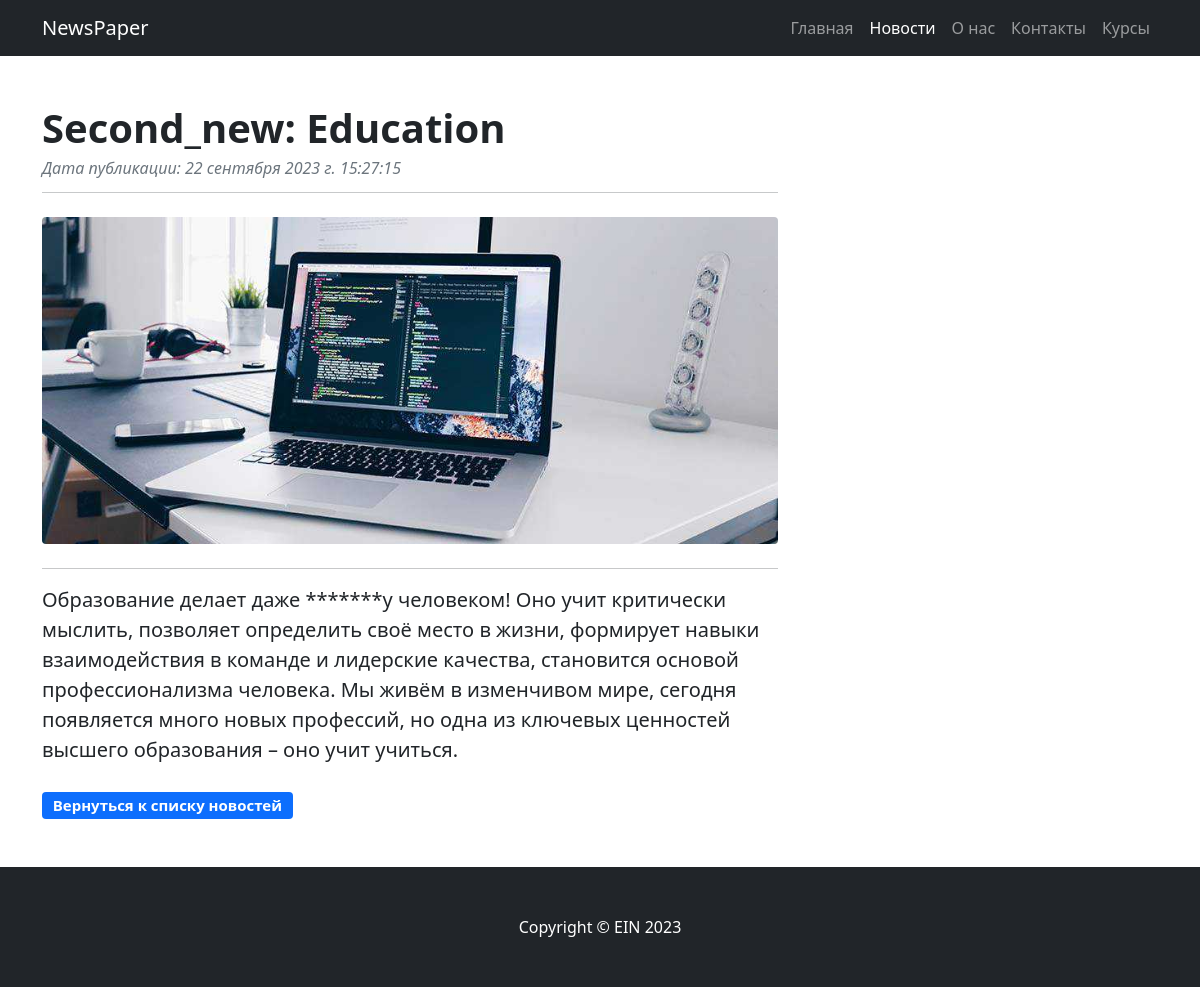
The page /news/2 on the database its author committed.
### newspaper/models.py (models this page shows, shortened)
class Post(models.Model):
    authorArticle = models.ForeignKey(Author, on_delete=models.CASCADE, verbose_name="Автор")
    news = 'NW'
    article = 'AR'
    CATEGORY_CHOICES = (
        (news, 'Новость'),
        (article, 'Статья'),
    )
    categoryType = models.CharField(max_length=2, choices=CATEGORY_CHOICES, default=article, verbose_name="Категория")
    dateCreated = models.DateTimeField(auto_now_add=True)
    postCategory = models.ManyToManyField(Category, through='PostCategory')
    title = models.CharField(max_length=128, unique=True, verbose_name="Заголовок")
    text = models.TextField(verbose_name="Текст поста")
    rating = models.SmallIntegerField(default=0, verbose_name="Рейтинг поста")

### newspaper/views.py (the view)
# urls.py: path('<int:pk>', PostList.as_view(), name='post'),  # pk — первичный ключ поста, который будет выводиться в шаблон
class PostList(DetailView):
    model = Post
    template_name = 'post.html'
    context_object_name = 'post'

### newspaper/templatetags/custom_filters.py (called while the page is built)
@register.filter(name='censor')
def censor(value, arg):
    bList = ['дура', 'хрен', 'тупой', 'обезьян']
    vEdit = value
    result = ''
    for w in bList:
        vTemp = vEdit.lower().replace(w, arg * len(w))
        vEdit = vTemp
    for i in range(0, len(value)):
        if (value[i] != vEdit[i]):
            result += vEdit[i].upper()
        else:
            result += vEdit[i]
    return result

### templates/post.html (shortened to what this page needs)
{% extends 'flatpages/default.html' %}
{% load static %}
{% load custom_filters %}
{% block idpage %}news{% endblock %}
{% block header %}
{{ post.title|censor:'*' }}
{% endblock %}
{% block count %}
Дата публикации: {{ post.dateCreated|date:'d E Y г. H:i:s' }}
{% endblock %}
{% block image %}
{% static 'assets/new.jpg' %}
{% endblock %}
{% block content %}
<hr>
<p class="fs-5 mb-4">{{ post.text|censor:'*' }}</p>
<p class="block-btn"><a class="btn" href="/news">Вернуться к списку новостей</a></p>
{% endblock content %}

### static/css/mystyles.css (style rules this page uses)
html, body { height: 100%; }
.btn { border-radius: 0.25rem; color: #fff; background-color: #0d6efd; padding: 0.31em 0.65em 0.35em 0.65em; font-size: 0.75em; font-weight: 700; line-height: 1; }
.mb-5.post-content p { font-size: 20px; }

### rows shown on the page
Post: title|censor "Second_new: Education", dateCreated "22 сентября 2023 г. 15:27:15", text|censor "Образование делает даже *******у человеком! Оно учит критически мыслить, позволяет определить своё место в жизни, формирует навыки взаимодействия в команде и лидерские качества, становится основой профессионализма человека. Мы живём в изменчивом мире, сегодня появляется много новых профессий, но одна из ключевых ценностей высшего образования – оно учит учиться."
